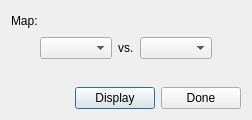
<?xml version="1.0" encoding="UTF-8"?>
<ui version="4.0">
 <class>Dialog</class>
 <widget class="QDialog" name="Dialog">
  <property name="geometry">
   <rect>
    <x>0</x>
    <y>0</y>
    <width>252</width>
    <height>120</height>
   </rect>
  </property>
  <property name="windowTitle">
   <string>Select tracked data for mapping</string>
  </property>
  <layout class="QGridLayout" name="gridLayout">
   <item row="0" column="0">
    <layout class="QVBoxLayout" name="verticalLayout">
     <item>
      <layout class="QHBoxLayout" name="horizontalLayout">
       <item>
        <widget class="QLabel" name="label">
         <property name="text">
          <string>Map:</string>
         </property>
        </widget>
       </item>
       <item>
        <spacer name="horizontalSpacer_2">
         <property name="orientation">
          <enum>Qt::Horizontal</enum>
         </property>
         <property name="sizeHint" stdset="0">
          <size>
           <width>40</width>
           <height>20</height>
          </size>
         </property>
        </spacer>
       </item>
      </layout>
     </item>
     <item>
      <layout class="QHBoxLayout" name="horizontalLayout_2">
       <item>
        <spacer name="horizontalSpacer_3">
         <property name="orientation">
          <enum>Qt::Horizontal</enum>
         </property>
         <property name="sizeHint" stdset="0">
          <size>
           <width>40</width>
           <height>20</height>
          </size>
         </property>
        </spacer>
       </item>
       <item>
        <widget class="QComboBox" name="firstSelection"/>
       </item>
       <item>
        <widget class="QLabel" name="label_2">
         <property name="text">
          <string>vs.</string>
         </property>
        </widget>
       </item>
       <item>
        <widget class="QComboBox" name="secondSelection"/>
       </item>
       <item>
        <spacer name="horizontalSpacer_4">
         <property name="orientation">
          <enum>Qt::Horizontal</enum>
         </property>
         <property name="sizeHint" stdset="0">
          <size>
           <width>40</width>
           <height>20</height>
          </size>
         </property>
        </spacer>
       </item>
      </layout>
     </item>
     <item>
      <spacer name="verticalSpacer">
       <property name="orientation">
        <enum>Qt::Vertical</enum>
       </property>
       <property name="sizeHint" stdset="0">
        <size>
         <width>20</width>
         <height>40</height>
        </size>
       </property>
      </spacer>
     </item>
     <item>
      <layout class="QHBoxLayout" name="horizontalLayout_3">
       <item>
        <spacer name="horizontalSpacer">
         <property name="orientation">
          <enum>Qt::Horizontal</enum>
         </property>
         <property name="sizeHint" stdset="0">
          <size>
           <width>40</width>
           <height>20</height>
          </size>
         </property>
        </spacer>
       </item>
       <item>
        <widget class="QPushButton" name="display">
         <property name="text">
          <string>Display</string>
         </property>
        </widget>
       </item>
       <item>
        <widget class="QPushButton" name="done">
         <property name="text">
          <string>Done</string>
         </property>
        </widget>
       </item>
      </layout>
     </item>
    </layout>
   </item>
  </layout>
 </widget>
 <resources/>
 <connections/>
</ui>
